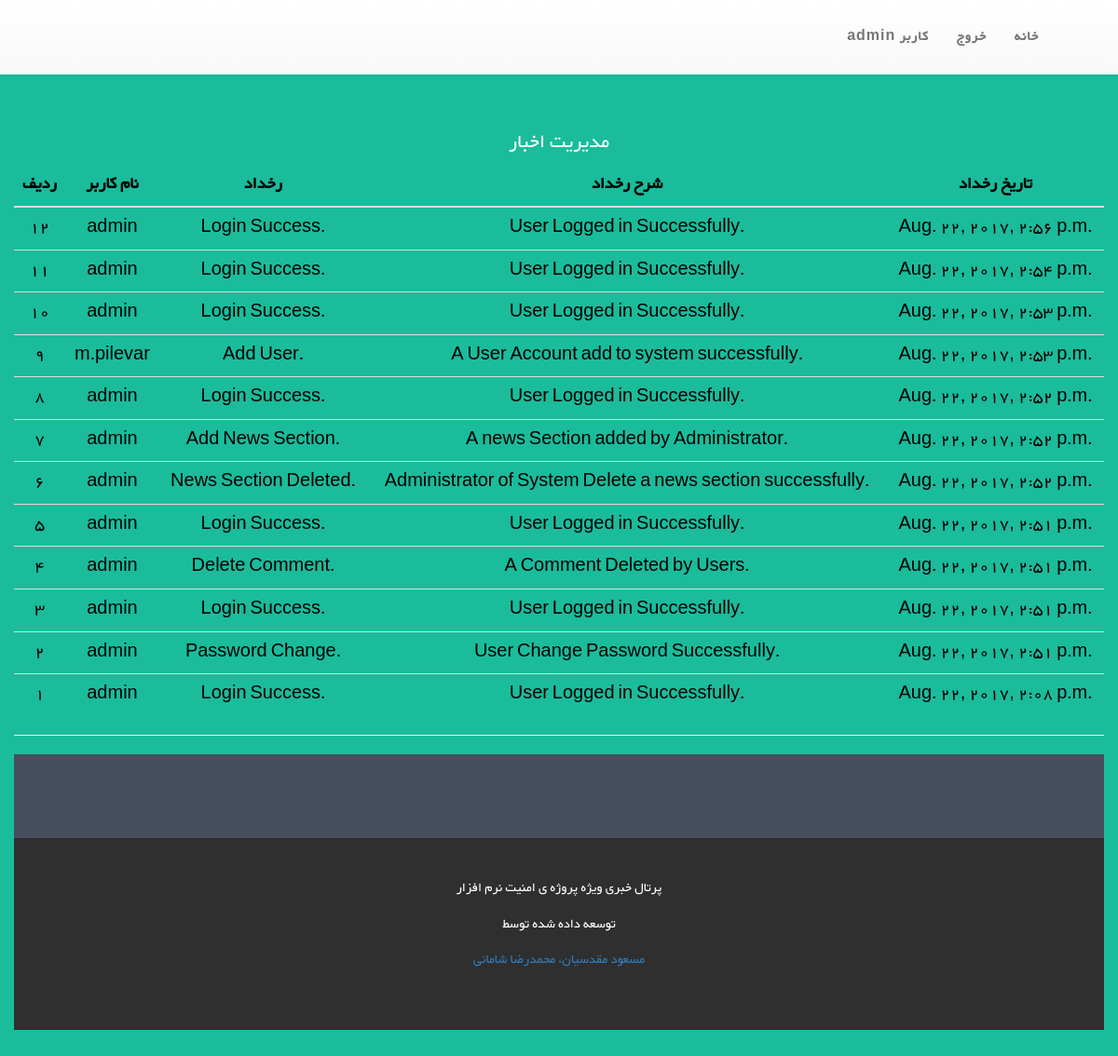
The app's page /LogsList/ (signed in) with its own data.
### NEWS/models.py (models this page shows, shortened)
class Users(models.Model):
	username = models.CharField(max_length=50)
	password = models.CharField(max_length=50)
	email = models.CharField(max_length=50)
	isadmin = models.PositiveIntegerField(default=0)
	lastlogin = models.DateTimeField(default=timezone.now)

class Logs(models.Model):
	UID = models.ForeignKey('Users', on_delete = models.CASCADE)
	eventname = models.CharField(max_length=50)
	eventdetail = models.CharField(max_length=100)
	eventdate = models.DateTimeField(auto_now=True)

### NEWS/views.py (the view)
# urls.py: url(r'^LogsList/$', views.LogsList, name='LogsList'),
def LogsList(request):
	if request.session.has_key('username'):
		uname = request.session['username']
		IsAdmin = Users.objects.filter(username = uname).get()
		if IsAdmin.isadmin == 1:
			events = Logs.objects.order_by('-id')
			UserList = Users.objects.order_by('id')
			context_dict = {'events': events, 'UserList': UserList, 'username': uname}
			return render(request, 'LogsList.html', context_dict)
		else:
			context_dict = {'username': uname}
			return render(request, 'AccessDenied.html', context_dict)
	else:
		Sections = NewsSection.objects.order_by('id')
		random = randint(1, 9)
		context_dict = {'Sections': Sections, 'Random': random}
		return render(request, 'Login.html', context_dict)

### NEWS/Templates/LogsList.html (shortened to what this page needs)
{% load staticfiles %}
<!DOCTYPE html>
<html lang="en">
<head>
  <link rel="stylesheet" href="//maxcdn.bootstrapcdn.com/bootstrap/3.2.0/css/bootstrap.min.css">
  <link rel="stylesheet" href="//maxcdn.bootstrapcdn.com/bootstrap/3.2.0/css/bootstrap-theme.min.css">
  <link rel="stylesheet" href="{% static 'CSS/Style.css' %}">
</head>
<body>
<nav class="navbar navbar-default">
  <b>
  <div class="container" dir="rtl">
    <div class="collapse navbar-collapse" id="myNavbar">
      <ul class="nav navbar-nav navbar-right">
		<li><a href="/Login/">کاربر {{ username }}</a></li>
		<li><a href="/Logout/">خروج</a></li>
		<li><a href="/">خانه</a></li>
      </ul>
    </div>
  </div>
  </b>
</nav>
<div class="container-fluid bg-1 text-center">
<h3>مدیریت اخبار</h3>
  <table class="table table-hover text-center">
    <thead>
      <tr>
        <th class="text-center">ردیف</th>
		<th class="text-center">نام کاربر</th>
		<th class="text-center">رخداد</th>
		<th class="text-center">شرح رخداد</th>
		<th class="text-center">تاریخ رخداد</th>
      </tr>
    </thead>
    <tbody class="text-center">
		{%for event in events %}
			<tr>
			<td>{{ event.id }}</td>
			{%for user in UserList %}
				{% if event.UID == user %}
					<td>{{ user.username }}</td>
				{% endif %}
			{% endfor %}
			<td>{{ event.eventname }}</td>
			<td>{{ event.eventdetail }}</td>
			<td>{{ event.eventdate }}</td>
			</tr>
		{% endfor %}
    </tbody>
  </table>
  <hr/>
<div class="container-fluid bg-2 text-center">
</div>
<footer class="container-fluid bg-4 text-center">
  <p>پرتال خبری ویژه پروژه ی امنیت نرم افزار</p>
  <p>توسعه داده شده توسط</p>
  <p><a>مسعود مقدسیان، محمدرضا شامانی</a></p>
</footer>
</body>
</html>

### NEWS/static/CSS/Style.css (style rules this page uses)
body { font: 20px Yekan, sans-serif; line-height: 1.8; color: #f5f6f7; }
p { font-size: 16px; }
.table { color: black; }
.bg-1 { background-color: #1abc9c; color: #ffffff; }
.bg-2 { background-color: #474e5d; color: #ffffff; }
.bg-4 { background-color: #2f2f2f; color: #fff; }
.container-fluid { padding-top: 40px; padding-bottom: 50px; }
.navbar { padding-top: 15px; padding-bottom: 15px; border: 0; border-radius: 0; margin-bottom: 0; font-size: 16px; letter-spacing: 1px; }

### records on screen
Users: username "admin"
Logs: id "12", eventname "Login Success.", eventdetail "User Logged in Successfully.", eventdate "Aug. 22, 2017, 2:56 p.m."
Logs: id "11", eventname "Login Success.", eventdetail "User Logged in Successfully.", eventdate "Aug. 22, 2017, 2:54 p.m."
Logs: id "10", eventname "Login Success.", eventdetail "User Logged in Successfully.", eventdate "Aug. 22, 2017, 2:53 p.m."
Logs: id "9", eventname "Add User.", eventdetail "A User Account add to system successfully.", eventdate "Aug. 22, 2017, 2:53 p.m."
Users: username "m.pilevar"
Logs: id "8", eventname "Login Success.", eventdetail "User Logged in Successfully.", eventdate "Aug. 22, 2017, 2:52 p.m."
Logs: id "7", eventname "Add News Section.", eventdetail "A news Section added by Administrator.", eventdate "Aug. 22, 2017, 2:52 p.m."
Logs: id "6", eventname "News Section Deleted.", eventdetail "Administrator of System Delete a news section successfully.", eventdate "Aug. 22, 2017, 2:52 p.m."
Logs: id "5", eventname "Login Success.", eventdetail "User Logged in Successfully.", eventdate "Aug. 22, 2017, 2:51 p.m."
Logs: id "4", eventname "Delete Comment.", eventdetail "A Comment Deleted by Users.", eventdate "Aug. 22, 2017, 2:51 p.m."
Logs: id "3", eventname "Login Success.", eventdetail "User Logged in Successfully.", eventdate "Aug. 22, 2017, 2:51 p.m."
Logs: id "2", eventname "Password Change.", eventdetail "User Change Password Successfully.", eventdate "Aug. 22, 2017, 2:51 p.m."
Logs: id "1", eventname "Login Success.", eventdetail "User Logged in Successfully.", eventdate "Aug. 22, 2017, 2:08 p.m."
